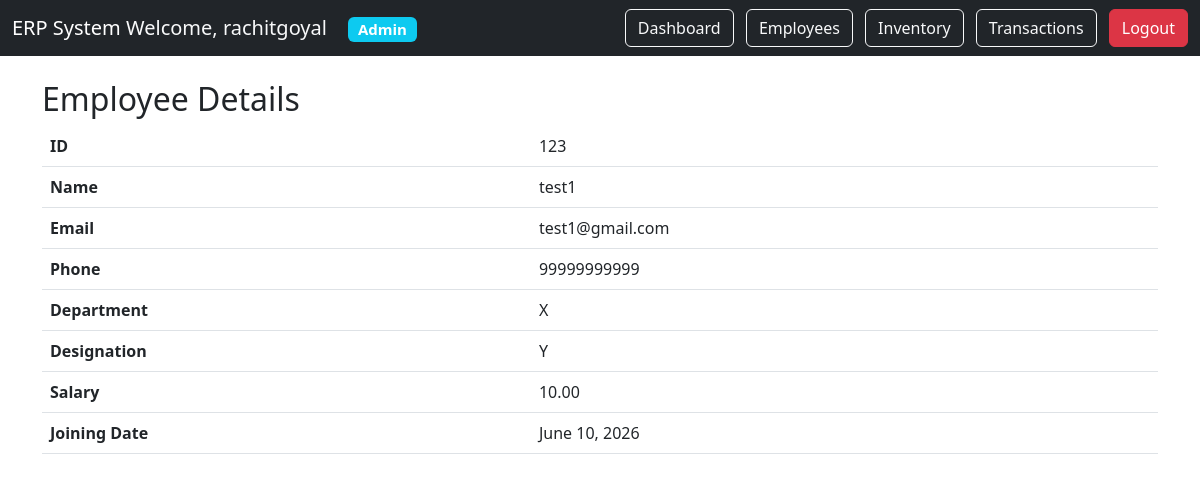
/employees/detail/1/ (signed in), run on the app's committed database.
### employee/models.py (models this page shows)
class Employee(models.Model):
    employee_id = models.CharField(max_length=20)
    name = models.CharField(max_length=100)
    email = models.EmailField()
    phone = models.CharField(max_length=15)
    department = models.CharField(max_length=50)
    designation = models.CharField(max_length=50)
    salary = models.DecimalField(
        max_digits=10,
        decimal_places=2
    )
    joining_date = models.DateField()

### employee/views.py (the view)
@login_required
@user_passes_test(employee_access)
def employee_detail(request, pk):
    employee = get_object_or_404(
        Employee,
        pk=pk
    )
    return render(
        request,
        'employee/employee_detail.html',
        {
            'employee': employee
        }
    )

### employee/views.py (called while the page is built)
def employee_access(user):
    return (
        user.is_superuser
        or
        user.groups.filter(
            name='HR'
        ).exists()
    )

### employee/templates/employee/employee_detail.html
{% extends 'base.html' %}
{% block content %}
<h2>
Employee Details
</h2>
<table class="table">
<tr>
<th>ID</th>
<td>{{ employee.employee_id }}</td>
</tr>
<tr>
<th>Name</th>
<td>{{ employee.name }}</td>
</tr>
<tr>
<th>Email</th>
<td>{{ employee.email }}</td>
</tr>
<tr>
<th>Phone</th>
<td>{{ employee.phone }}</td>
</tr>
<tr>
<th>Department</th>
<td>{{ employee.department }}</td>
</tr>
<tr>
<th>Designation</th>
<td>{{ employee.designation }}</td>
</tr>
<tr>
<th>Salary</th>
<td>{{ employee.salary }}</td>
</tr>
<tr>
<th>Joining Date</th>
<td>{{ employee.joining_date }}</td>
</tr>
</table>
{% endblock %}

### templates/base.html (shortened to what this page needs)
<!DOCTYPE html>
<html>
<head>
<link href="https://cdn.jsdelivr.net/npm/bootstrap@5.3.0/dist/css/bootstrap.min.css"
rel="stylesheet">
</head>
<body>
<nav class="navbar navbar-expand-lg navbar-dark bg-dark">
<div class="container-fluid">
<a class="navbar-brand" href="/">
ERP System
<span class="text-light me-3">
Welcome,
{{ request.user.username }}
</span>
<span class="badge bg-info">
{% if user.is_superuser %}
Admin
{% elif user.groups.all.0.name %}
{{ user.groups.all.0.name }}
{% endif %}
</span>
<div>
<a class="btn btn-outline-light me-2"
href="/">
Dashboard
</a>
{% if user.is_superuser or user.groups.all.0.name == 'HR' %}
<a class="btn btn-outline-light me-2"
href="/employees/">
Employees
</a>
{% endif %}
{% if user.is_superuser or user.groups.all.0.name == 'Inventory Manager' %}
<a class="btn btn-outline-light me-2"
href="/inventory/">
Inventory
</a>
<a
class="btn btn-outline-light me-2"
href="/inventory/transactions/">
Transactions
</a>
{% endif %}
<a class="btn btn-danger"
href="/accounts/logout/">
Logout
</a>
</div>
</div>
</nav>
<div class="container mt-4">
{% block content %}
{% endblock %}
</div>
</body>
</html>

### data on the page
Employee: employee_id "123", name "test1", email "test1@gmail.com", phone "99999999999", department "X", designation "Y", salary "10.00", joining_date "June 10, 2026"

### other printed values
{{ request.user.username }} "rachitgoyal"
